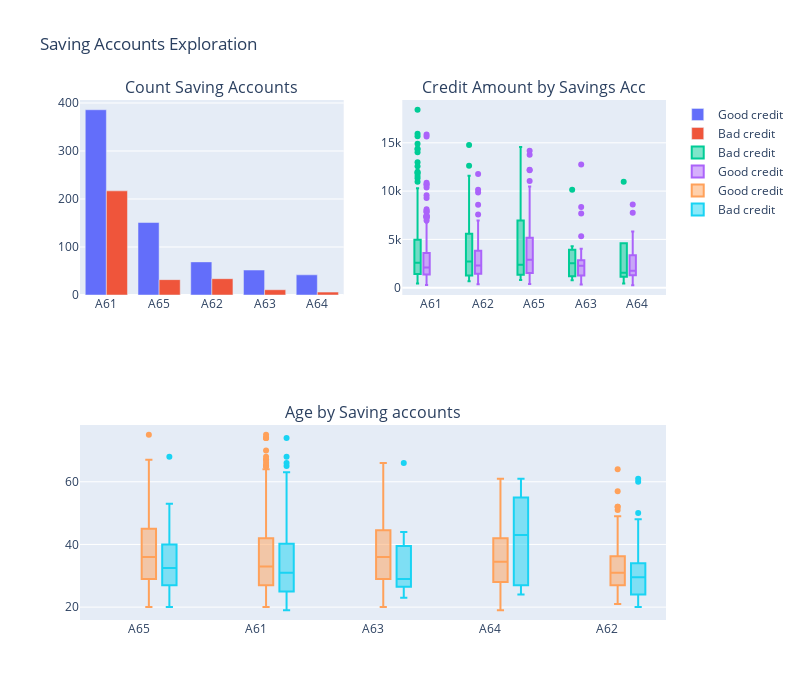

This figure's notebook cell:
### Markdown cell above
### Management and SelfEmployed(A174) have higher amount of Credit, and mostly classified as Defaultor

### Code cell
from plotly import tools
import numpy as np
import plotly.graph_objs as go

count_good = go.Bar(
    x = df_good["SavingAccounts"].value_counts().index.values,
    y = df_good["SavingAccounts"].value_counts().values,
    name='Good credit'
)
count_bad = go.Bar(
    x = df_bad["SavingAccounts"].value_counts().index.values,
    y = df_bad["SavingAccounts"].value_counts().values,
    name='Bad credit'
)


box_1 = go.Box(
    x=df_good["SavingAccounts"],
    y=df_good["CreditAmount"],
    name='Good credit'
)
box_2 = go.Box(
    x=df_bad["SavingAccounts"],
    y=df_bad["CreditAmount"],
    name='Bad credit'
)

scat_1 = go.Box(
    x=df_good["SavingAccounts"],
    y=df_good["Age"],
    name='Good credit'
)
scat_2 = go.Box(
    x=df_bad["SavingAccounts"],
    y=df_bad["Age"],
    name='Bad credit'
)

data = [scat_1, scat_2, box_1, box_2, count_good, count_bad]

fig = tools.make_subplots(rows=2, cols=2, specs=[[{}, {}], [{'colspan': 2}, None]],
                          subplot_titles=('Count Saving Accounts','Credit Amount by Savings Acc', 
                                          'Age by Saving accounts'))

fig.append_trace(count_good, 1, 1)
fig.append_trace(count_bad, 1, 1)

fig.append_trace(box_2, 1, 2)
fig.append_trace(box_1, 1, 2)

fig.append_trace(scat_1, 2, 1)
fig.append_trace(scat_2, 2, 1)



fig['layout'].update(height=700, width=800, title='Saving Accounts Exploration', boxmode='group')

py.iplot(fig, filename='combined-savings')

### Figure 1 — Plotly figure (JSON) as saved in the notebook; plotly's stock layout.template omitted (floating-point values rounded to 4 significant figures; data arrays with more than 128 entries replaced by an {"elided": "..."} marker saying what was removed)
{"data": [{"name": "Good credit", "type": "bar", "x": ["A61", "A65", "A62", "A63", "A64"], "xaxis": "x", "y": [386, 151, 69, 52, 42], "yaxis": "y"}, {"name": "Bad credit", "type": "bar", "x": ["A61", "A62", "A65", "A63", "A64"], "xaxis": "x", "y": [217, 34, 32, 11, 6], "yaxis": "y"}, {"name": "Bad credit", "type": "box", "x": {"elided": "300 str values"}, "xaxis": "x2", "y": {"elided": "300 int values"}, "yaxis": "y2"}, {"name": "Good credit", "type": "box", "x": {"elided": "700 str values"}, "xaxis": "x2", "y": {"elided": "700 int values"}, "yaxis": "y2"}, {"name": "Good credit", "type": "box", "x": {"elided": "700 str values"}, "xaxis": "x3", "y": {"elided": "700 int values"}, "yaxis": "y3"}, {"name": "Bad credit", "type": "box", "x": {"elided": "300 str values"}, "xaxis": "x3", "y": {"elided": "300 int values"}, "yaxis": "y3"}], "layout": {"annotations": [{"font": {"size": 16}, "showarrow": false, "text": "Count Saving Accounts", "x": 0.225, "xanchor": "center", "xref": "paper", "y": 1, "yanchor": "bottom", "yref": "paper"}, {"font": {"size": 16}, "showarrow": false, "text": "Credit Amount by Savings Acc", "x": 0.775, "xanchor": "center", "xref": "paper", "y": 1, "yanchor": "bottom", "yref": "paper"}, {"font": {"size": 16}, "showarrow": false, "text": "Age by Saving accounts", "x": 0.5, "xanchor": "center", "xref": "paper", "y": 0.375, "yanchor": "bottom", "yref": "paper"}], "boxmode": "group", "height": 700, "title": {"text": "Saving Accounts Exploration"}, "width": 800, "xaxis": {"anchor": "y", "domain": [0, 0.45]}, "xaxis2": {"anchor": "y2", "domain": [0.55, 1]}, "xaxis3": {"anchor": "y3", "domain": [0, 1]}, "yaxis": {"anchor": "x", "domain": [0.625, 1]}, "yaxis2": {"anchor": "x2", "domain": [0.625, 1]}, "yaxis3": {"anchor": "x3", "domain": [0, 0.375]}}}
